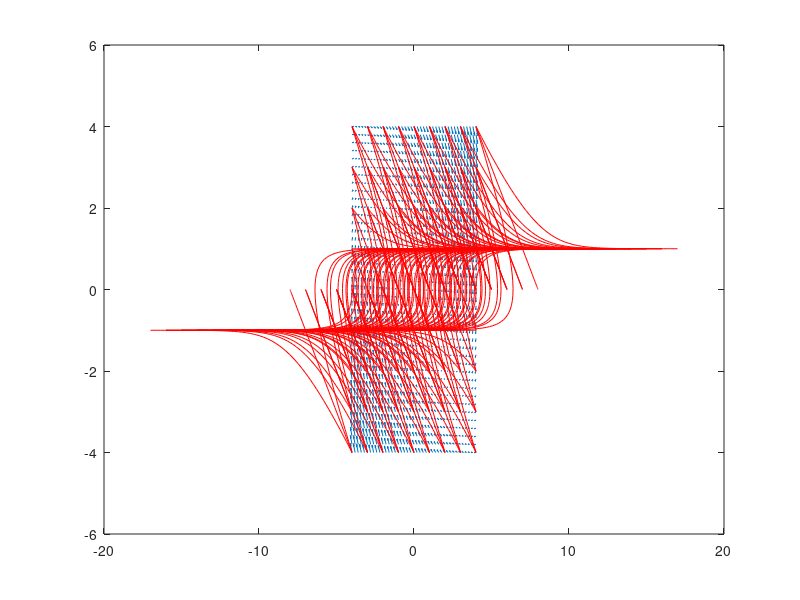

Write MATLAB code to recreate this figure.
clc;
clear all;
[x1,x2]=meshgrid(-4:0.2:4,-4:0.2:4);
dx1=x2;
dx2=-x2-x1;
quiver(x1,x2,dx1,dx2);
for i=-4:1:4
     for j=-4:1:4
         hold on
         fn=@(t,x)[x(2);-x(2)-1];
         [t,y]=ode45(fn,[0 10],[i j]);
         plot(y(:,1),y(:,2),'r');
     end
end
hold on
for i=-4:1:4
     for j=-4:1:4
         hold on
         fn=@(t,x)[x(2);-x(2)+1];
         [t,y]=ode45(fn,[0 10],[i j]);
         plot(y(:,1),y(:,2),'r');
     end
end
hold on
for i=-4:1:4
     for j=-4:1:4
         hold on
         fn=@(t,x)[x(2);-x(2)];
         [t,y]=ode45(fn,[0 10],[i j]);
         plot(y(:,1),y(:,2),'r');
     end
end
     
